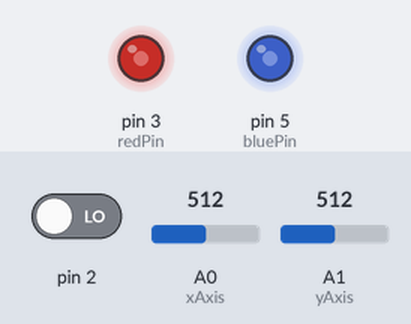
Simulated run of this sketch. Board: Arduino Uno, built with avr-gcc and run on an emulated ATmega328P. Parts: output pins drawn as LEDs (lit = HIGH). Dashed ring = blinking. The test bench sets the inputs (shaded band); at power-on: pin 2 LOW, A0 (xAxis) = 512, A1 (yAxis) = 512.

Above: at 1.2 s.
1.3 s: pin 2 driven HIGH
At 1.9 s:
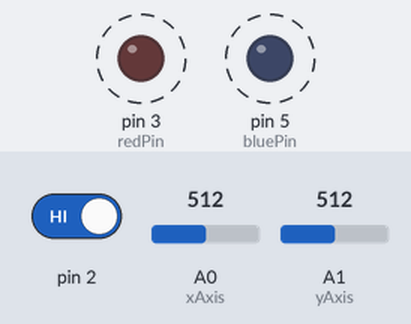
4.3 s: A0 (xAxis) set to 716
7.3 s: A1 (yAxis) set to 716
10.3 s: A0 (xAxis) set to 900
13.3 s: A1 (yAxis) set to 900
16.3 s: A0 (xAxis) set to 511
Timing chart, 0 to 20.3 s (numbered marks = the images above; inputs shaded):
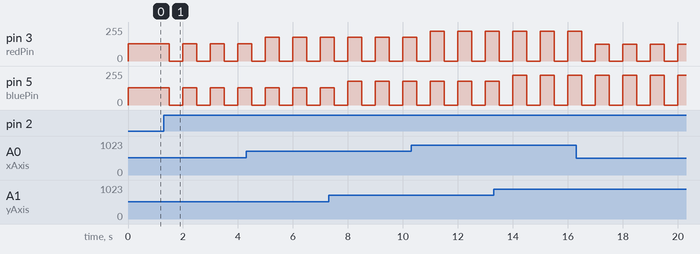

The sketch:

basic2.ino
```cpp
int toggle = 0;
int intensity , counter = 0;
int redPin = 3 , bluePin = 5;
int xPin = 9 , yPin = 10 , swPin = 11;
int button_int = 0;
int xVal , yVal , mode = 0;
int xAxis = A0 , yAxis = A1;
void setup() {
  pinMode(redPin, OUTPUT);
  pinMode(bluePin, OUTPUT);

  // Serial communication at 9600 bits per second:
  Serial.begin(9600);

  cli(); // stop interrupts, atomic access to reg.
  // initialize timer1
  TCCR1A = 0;    TCCR1B = 0;    TCNT1 = 0;
  TCCR1B |= (1 << WGM12); // turn on CTC
  TCCR1B |= (1<<CS12) | (1<<CS10); // 1024 prescaler
  OCR1A = 7812;  // target for counting
  TIMSK1 |= (1<<OCIE1A); // enable timer compare int.
  sei(); // enable all interrupts

  //BUTTON CLICK
  attachInterrupt(button_int, handle_click, RISING);
}

ISR(TIMER1_COMPA_vect) { // Timer1 ISR
  if(mode == 1){
    if(counter == 1){
      analogWrite(redPin , xVal / 4);
      analogWrite(bluePin , yVal / 4);
      counter = 0;
    }else{
      analogWrite(redPin , 0);
      analogWrite(bluePin , 0);
      counter = 1;
    }
  }
}

// button ISR
void handle_click() { // button debouncing, toggle LED
  static unsigned long last_int_time = 0;
  unsigned long int_time = millis(); // Read the clock

  if (int_time - last_int_time > 200 ) {
    // Ignore when < 200 msec
    mode = 1 - mode;
    counter = 0;
  }

  last_int_time = int_time;
}

void loop() {
  xVal = analogRead(xAxis);
  yVal = analogRead(yAxis);
  if(mode == 0){
    analogWrite(redPin , double(xVal) / 4);
    analogWrite(bluePin , double(yVal) / 4);
  }
}
```

Measured:
- after the input at 1.3 s, pin 3 (redPin), pin 5 (bluePin): alternates 128/255 for 0.50 s and 0/255 for 0.50 s, starting after 0.20 s
